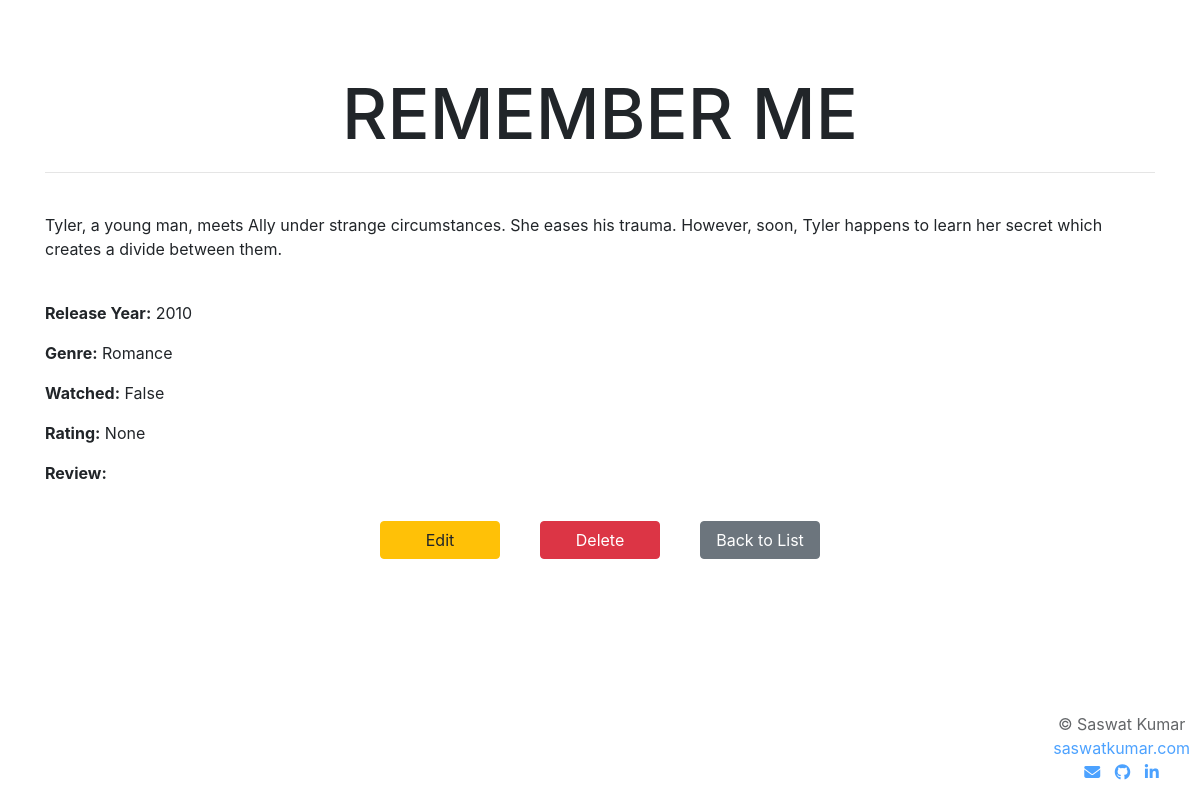
The app's page /11/ with its own data.
### app/models.py (models this page shows, shortened)
class Movie(models.Model):
    title = models.CharField(max_length=200)
    description = models.TextField()
    release_year = models.PositiveIntegerField()
    genre = models.CharField(max_length=50, choices=GENRE_CHOICES)
    watched = models.BooleanField(default=False)
    rating = models.PositiveSmallIntegerField(null=True, blank=True)
    review = models.TextField(null=True, blank=True)

### app/views.py (the view)
# urls.py: path('<int:movie_id>/', views.movie_detail, name='movie_detail'),
def movie_detail(request, movie_id):
    movie = get_object_or_404(Movie, id=movie_id)
    return render(request, 'movie_detail.html', {'movie': movie})

### app/templates/movie_detail.html (shortened to what this page needs)
<!DOCTYPE html>
<html>
<head>
    <link rel="stylesheet" href="https://stackpath.bootstrapcdn.com/bootstrap/4.5.2/css/bootstrap.min.css">
    <link rel="stylesheet" href="https://cdnjs.cloudflare.com/ajax/libs/font-awesome/6.5.2/css/all.min.css" />
</head>
<body>
    <div class="container">
        <br><br><br>
        <h1 class="text-center">{{ movie.title }}</h1><hr><br>
        <p>{{ movie.description }}</p><br>
        <p><strong>Release Year:</strong> {{ movie.release_year }}</p>
        <p><strong>Genre:</strong> {{ movie.get_genre_display }}</p>
        <p><strong>Watched:</strong> {{ movie.watched }}</p>
        <p><strong>Rating:</strong> {{ movie.rating }}</p>
        <p><strong>Review:</strong> {{ movie.review }}</p>
        <div class="d-flex justify-content-center">
            <a href="{% url 'movie_update' movie.id %}" class="btn btn-warning">Edit</a>
            <a href="{% url 'movie_delete' movie.id %}" class="btn btn-danger">Delete</a>
            <a href="{% url 'movie_list' %}" class="btn btn-secondary">Back to List</a>
        </div>
    </div>
    <div class="copyright" style="width: max-content; text-align: center; position: fixed; bottom: 0px; right: 10px; opacity: 0.7;">
        <p>&copy; Saswat Kumar<br><a href="https://saswatkumar.com" target="_blank">saswatkumar.com</a><br>
            <a href="mailto:saswatkumar059@gmail.com"><i class="fa-solid fa-envelope"></i></a>
            <a href="https://github.com/Saswat-Kumar-Pradhan" style="margin: auto 10px;"><i class="fa-brands fa-github"></i></a>
            <a href="https://www.linkedin.com/in/saswat-kumar-pradhan-559b9b1b0/"><i class="fa-brands fa-linkedin-in"></i></a></p>
    </div>
</body>
</html>

### app/templates/movie_detail.html (style rules this page uses)
.d-flex a { margin: 20px; width: 120px; }
h1 { font-size: 70px; text-transform: uppercase; }

### records on screen
Movie: title "REMEMBER ME", description "Tyler, a young man, meets Ally under strange circumstances. She eases his trauma. However, soon, Tyler happens to learn her secret which creates a divide between them.", release_year "2010", genre "Romance", watched "False", rating "None"
